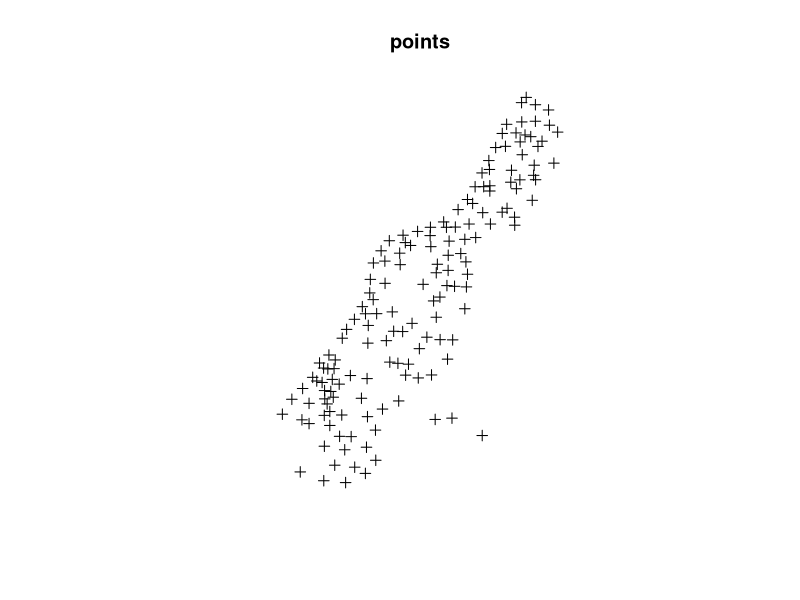

Recreate this plot in R. (Note: this script raises an error after producing the figure.)
library(sp)
data(meuse)
View(meuse)
coordinates(meuse) <- c("x","y")
plot(meuse)
title("points")
cc <- coordinates(meuse)
m.sl <- SpatialLines(list(Lines(Line(cc)),"line1"))
